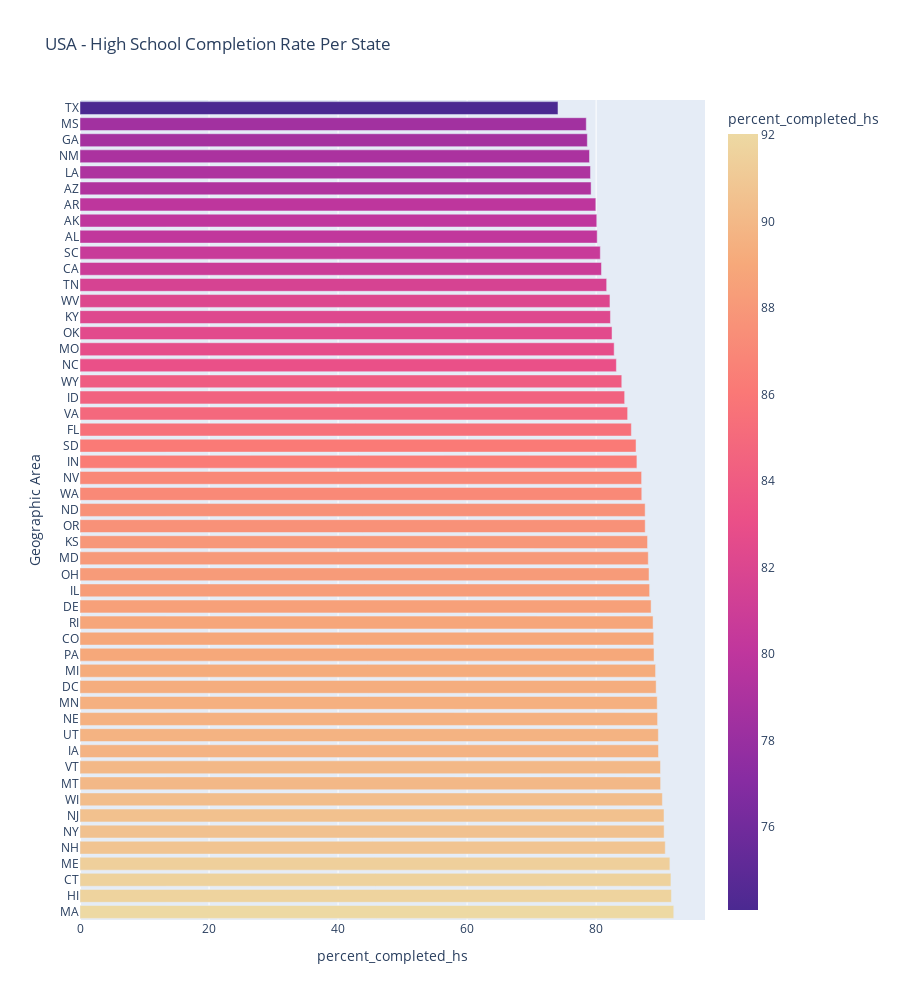

The code cell stored with this chart in its notebook:
### Code cell
fig = px.bar(df_pct_completed_hs_state_mean,
                x="percent_completed_hs", 
                y="Geographic Area",
                color="percent_completed_hs",
                color_continuous_scale="agsunset",
                height=1000,
                title="USA - High School Completion Rate Per State"

            )
fig.show()

### Figure 1 — Plotly figure (JSON) as saved in the notebook; plotly's stock layout.template omitted (floating-point values rounded to 4 significant figures)
{"data": [{"alignmentgroup": "True", "hovertemplate": "percent_completed_hs=%{marker.color}<br>Geographic Area=%{y}<extra></extra>", "legendgroup": "", "marker": {"color": [92.03, 91.67, 91.59, 91.43, 90.71, 90.54, 90.52, 90.26, 89.99, 89.98, 89.67, 89.64, 89.52, 89.47, 89.3, 89.21, 88.97, 88.93, 88.82, 88.52, 88.29, 88.2, 88.08, 87.97, 87.6, 87.6, 87.07, 87.05, 86.32, 86.18, 85.46, 84.88, 84.42, 83.97, 83.14, 82.79, 82.46, 82.22, 82.14, 81.63, 80.82, 80.65, 80.16, 80.1, 79.95, 79.22, 79.12, 78.97, 78.63, 78.47, 74.09], "coloraxis": "coloraxis", "pattern": {"shape": ""}}, "name": "", "offsetgroup": "", "orientation": "h", "showlegend": false, "textposition": "auto", "type": "bar", "x": [92.03, 91.67, 91.59, 91.43, 90.71, 90.54, 90.52, 90.26, 89.99, 89.98, 89.67, 89.64, 89.52, 89.47, 89.3, 89.21, 88.97, 88.93, 88.82, 88.52, 88.29, 88.2, 88.08, 87.97, 87.6, 87.6, 87.07, 87.05, 86.32, 86.18, 85.46, 84.88, 84.42, 83.97, 83.14, 82.79, 82.46, 82.22, 82.14, 81.63, 80.82, 80.65, 80.16, 80.1, 79.95, 79.22, 79.12, 78.97, 78.63, 78.47, 74.09], "xaxis": "x", "y": ["MA", "HI", "CT", "ME", "NH", "NY", "NJ", "WI", "MT", "VT", "IA", "UT", "NE", "MN", "DC", "MI", "PA", "CO", "RI", "DE", "IL", "OH", "MD", "KS", "OR", "ND", "WA", "NV", "IN", "SD", "FL", "VA", "ID", "WY", "NC", "MO", "OK", "KY", "WV", "TN", "CA", "SC", "AL", "AK", "AR", "AZ", "LA", "NM", "GA", "MS", "TX"], "yaxis": "y"}], "layout": {"barmode": "relative", "coloraxis": {"colorbar": {"title": {"text": "percent_completed_hs"}}, "colorscale": [[0, "rgb(75, 41, 145)"], [0.1667, "rgb(135, 44, 162)"], [0.3333, "rgb(192, 54, 157)"], [0.5, "rgb(234, 79, 136)"], [0.6667, "rgb(250, 120, 118)"], [0.8333, "rgb(246, 169, 122)"], [1, "rgb(237, 217, 163)"]]}, "height": 1000, "legend": {"tracegroupgap": 0}, "title": {"text": "USA - High School Completion Rate Per State"}, "xaxis": {"anchor": "y", "domain": [0, 1], "title": {"text": "percent_completed_hs"}}, "yaxis": {"anchor": "x", "domain": [0, 1], "title": {"text": "Geographic Area"}}}}
